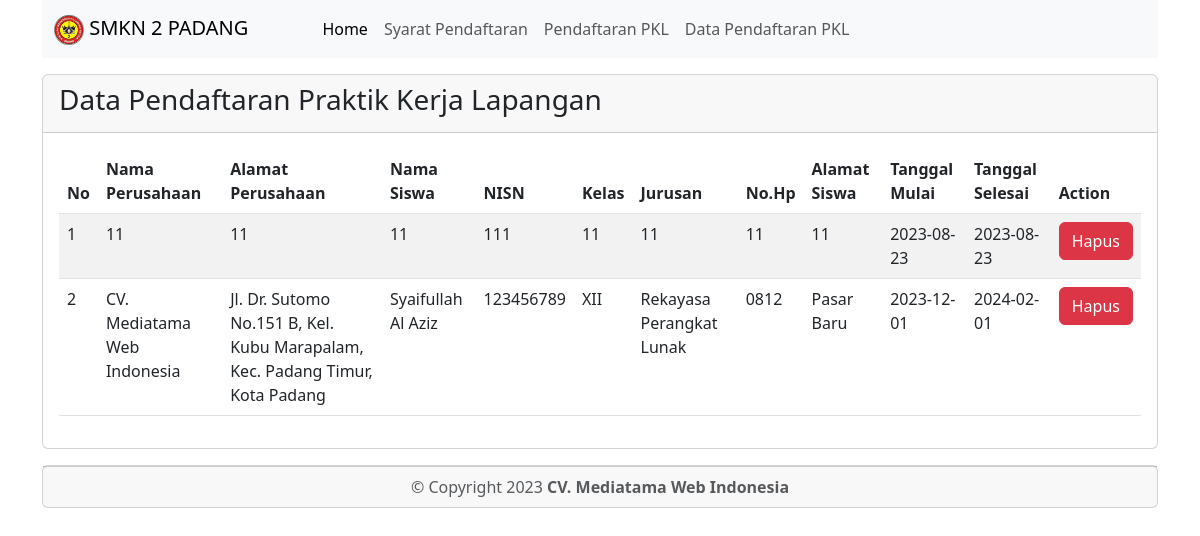
Screenshot of /pendaftaran/index.php with the database file from the repository.
### tables this page shows
CREATE TABLE `tb_pendaftaran` (
  `id_pendaftaran` int NOT NULL,
  `nama_perusahaan` varchar(50) NOT NULL,
  `alamat_perusahaan` text NOT NULL,
  `nama_siswa` varchar(100) NOT NULL,
  `nisn` int NOT NULL,
  `kelas` varchar(10) NOT NULL,
  `jurusan` varchar(50) NOT NULL,
  `no_hp` varchar(13) NOT NULL,
  `alamat_siswa` text NOT NULL,
  `tgl_mulai` date NOT NULL,
  `tgl_selesai` date NOT NULL
);

### pendaftaran/index.php (the view, shortened to what this page needs)
<!DOCTYPE html>
<html lang="en">
<head>
    <link rel="stylesheet" href="../bootstrap/css/bootstrap.min.css">
</head>
<body>
    <div class="container">
        <nav class="navbar navbar-expand-lg bg-body-tertiary">
            <div class="container-fluid">
                <a class="navbar-brand" href="#"><img src="images/icon.png" width="30px" alt=""> SMKN 2 PADANG</a>
                <div class="collapse navbar-collapse" id="navbarSupportedContent" style="padding-left:50px;">
                    <ul class="navbar-nav me-auto mb-2 mb-lg-0">
                        <li class="nav-item">
                            <a class="nav-link active" aria-current="page" href="../index.php">Home</a>
                        </li>
                        <li class="nav-item">
                            <a class="nav-link" href="../persyaratan.php">Syarat Pendaftaran</a>
                        </li>
                        <li class="nav-item">
                            <a class="nav-link" href="tambah.php">Pendaftaran PKL</a>
                        </li>
                        <li class="nav-item">
                            <a class="nav-link" href="index.php">Data Pendaftaran PKL</a>
                        </li>
                    </ul>
                </div>
            </div>
        </nav>
        <div class="card mt-3 mb-3">
            <div class="card-header">
                <h3>Data Pendaftaran Praktik Kerja Lapangan</h3>
            </div>
            <div class="card-body">
                <table class="table table-striped">
                    <thead>
                        <th>No</th>
                        <th>Nama Perusahaan</th>
                        <th>Alamat Perusahaan</th>
                        <th>Nama Siswa</th>
                        <th>NISN</th>
                        <th>Kelas</th>
                        <th>Jurusan</th>
                        <th>No.Hp</th>
                        <th>Alamat Siswa</th>
                        <th>Tanggal Mulai</th>
                        <th>Tanggal Selesai</th>
                        <th>Action</th>
                    </thead>
                    <tbody>
                        <?php
                        include "../koneksi.php";
                        $no = 1;
                        $query = mysqli_query($koneksi, "SELECT * FROM tb_pendaftaran ORDER BY id_pendaftaran DESC");
                        while ($data = mysqli_fetch_array($query)) :
                        ?>
                            <tr>
                                <td><?php echo $no++ ?></td>
                                <td><?php echo $data['nama_perusahaan'] ?></td>
                                <td><?php echo $data['alamat_perusahaan'] ?></td>
                                <td><?php echo $data['nama_siswa'] ?></td>
                                <td><?php echo $data['nisn'] ?></td>
                                <td><?php echo $data['kelas'] ?></td>
                                <td><?php echo $data['jurusan'] ?></td>
                                <td><?php echo $data['no_hp'] ?></td>
                                <td><?php echo $data['alamat_siswa'] ?></td>
                                <td><?php echo $data['tgl_mulai'] ?></td>
                                <td><?php echo $data['tgl_selesai'] ?></td>
                                <td>
                                    <a href="hapus.php?id_pendaftaran=<?php echo $data['id_pendaftaran'] ?>" class="btn btn-danger">Hapus</a>
                                </td>
                            </tr>
                        <?php endwhile; ?>
                    </tbody>
                </table>
            </div>
        </div>
        <div class="card text-center">
            <div class="card-footer text-body-secondary">
                &copy; Copyright <?= date('Y') ?> <b> CV. Mediatama Web Indonesia </b>
            </div>
        </div>
    </div>
</body>
</html>

### rows the page displays
tb_pendaftaran: nama_perusahaan "11", alamat_perusahaan "11", nama_siswa "11", nisn "111", kelas "11", jurusan "11", no_hp "11", alamat_siswa "11", tgl_mulai "2023-08-23", tgl_selesai "2023-08-23"
tb_pendaftaran: nama_perusahaan "CV. Mediatama Web Indonesia", alamat_perusahaan "Jl. Dr. Sutomo No.151 B, Kel. Kubu Marapalam, Kec. Padang Timur, Kota Padang", nama_siswa "Syaifullah Al Aziz", nisn "123456789", kelas "XII", jurusan "Rekayasa Perangkat Lunak", no_hp "0812", alamat_siswa "Pasar Baru", tgl_mulai "2023-12-01", tgl_selesai "2024-02-01"
